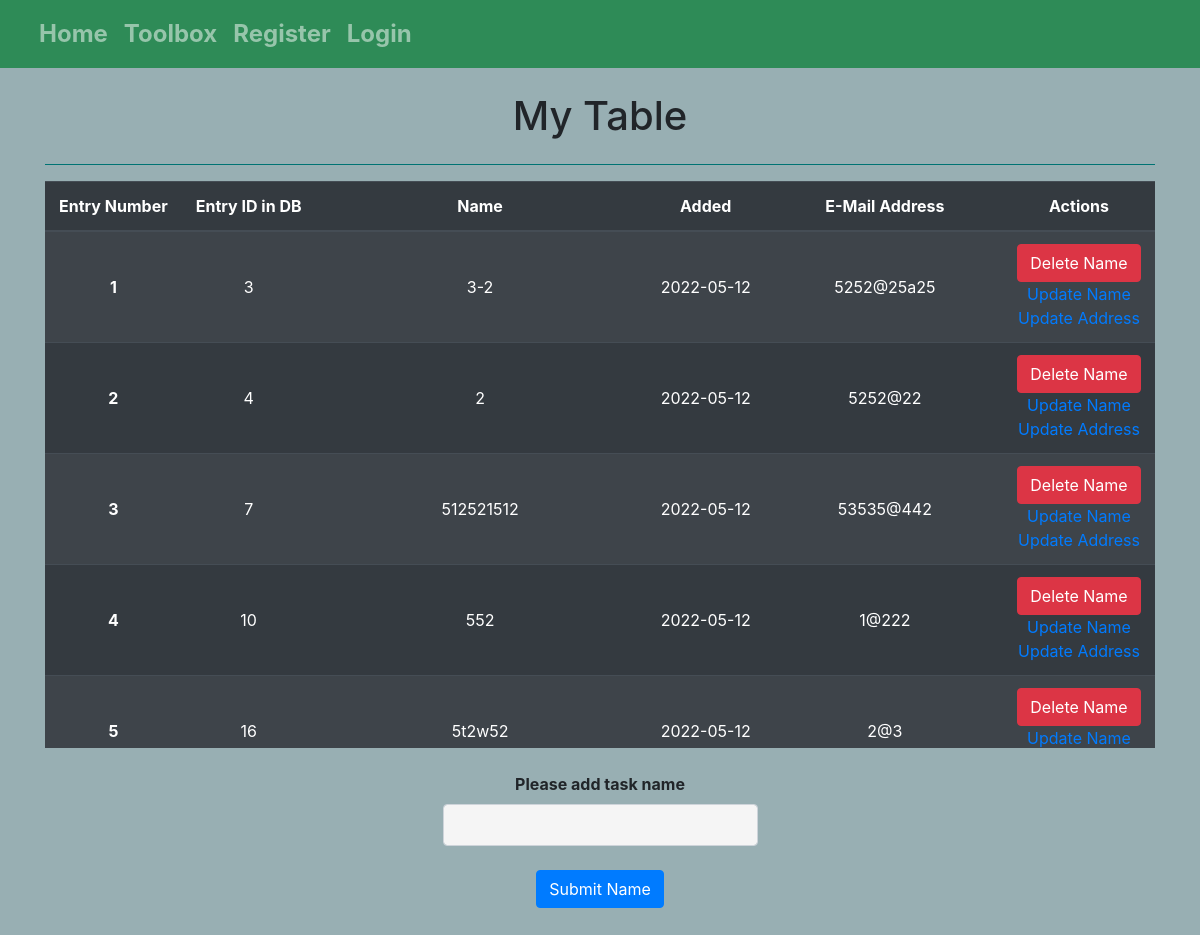
The page / on the database its author committed.
### app.py (models this page shows, shortened)
class MyTask(db.Model):
    id = db.Column(db.Integer, primary_key=True)  # Unique Identifier for each table record (PRIMARY KEY)
    name = db.Column(db.String(50), nullable=False)
    email_address = db.Column(db.String(50))
    date_created = db.Column(db.DateTime, default=datetime.utcnow)

### app.py (the view)
@app.route('/', methods=['GET'])
def home():
    form = NameForm()
    if request.method == 'GET':
        tasks = MyTask.query.order_by(MyTask.date_created).all()
        print(name)
        return render_template('home.html', tasks=tasks,
                               form=form)
    else:
        return Response('Encountered an error while getting home', status=404)

### forms.py
class NameForm(FlaskForm):
    name = StringField("Please add task name", validators=[DataRequired()])
    submit = SubmitField("Submit Name")

### templates/home.html (shortened to what this page needs)
{% extends 'template_to_inherit.html' %}
{% block body %}
{% if tasks|length < 1 %}
            <p style="font-size: 150%; color: red; text-align: center">There are no entries... Please fill in an entry name in the form.</p>
{% else %}
<div class="container">
    <h1 style="text-align: center;">My Table</h1>
    <div style="overflow-y:scroll; height:600px;">
        <hr color="teal">
            <table class="table table-striped table-dark table-hover .table-sm ">
                <thead>
                    <tr>
                        <th scope="col" class="align-middle text-center">Entry Number</th>
                        <th scope="col" class="align-middle text-center">Entry ID in DB</th>
                        <th scope="col" class="align-middle text-center">Name</th>
                        <th scope="col" class="align-middle text-center">Added</th>
                        <th scope="col" class="align-middle text-center">E-Mail Address</th>
                        <th scope="col" class="align-middle text-center">Actions</th>
                    </tr>
                </thead>
                <tbody>
                {% for task in tasks %}
                    <tr>
                        <th scope="row" class="align-middle text-center">{{ loop.index0 + 1 }}</th>
                        <td class="align-middle text-center">{{ task.id }}</td>
                        <td class="align-middle text-center">{{ task.name }}</td>
                        <td class="align-middle text-center">{{ task.date_created.date() }}</td>
                        <td class="align-middle text-center"> {% if task.email_address is not none %}  {{  task.email_address }}  {% endif %}  </td>
                        <td class="align-middle text-center">
                            <a class="btn btn-danger" href="/delete/{{task.id}}" onclick="return confirm('Are you sure you want to delete this entry?');">Delete Name</a>
                            <br>
                            <a href="/update/name/{{task.id}}">Update Name</a>
                            <br>
                            <a href="/update/address/{{task.id}}">Update Address</a>
                        </td>
                    </tr>
                {% endfor %}
                </tbody>
            </table>
        {% endif %}
    </div>
    <br>
    <div class="d-flex justify-content-center" style="text-align: center;">
        <form action="/" method="POST">
            <strong>
            {{ form.name.label(
                class='form-label') }}
            </strong>
            <br>
            {{ form.name(
            class='form-control col-sm-20') }}
            {{ form.submit(
            class='btn btn-primary') }}
        </form>
    </div>
</div>
{% endblock %}

### templates/template_to_inherit.html (shortened to what this page needs)
<!DOCTYPE html>
<html lang="en">
<head>
    <link rel="stylesheet" href="https://cdn.jsdelivr.net/npm/bootstrap@4.3.1/dist/css/bootstrap.min.css"
>
    <link rel="stylesheet" href="{{ url_for('static', filename='css/css_after_bootstrap.css') }}">
    <nav class="navbar navbar-expand-lg navbar-dark" style="background-color: #2E8B57;">
        <div class="container-fluid">
            <div class="collapse navbar-collapse" id="navbarNav" style="font-weight: bold; font-size: 150%;">
                <ul class="navbar-nav">
                    <li class="nav-item">
                        <a class="nav-link" href="/">Home</a>
                    </li>
                    <li class="nav-item">
                        <a class="nav-link" href="/toolbox/" id="button_toolbox">Toolbox</a>
                    </li>
                {% if current_user.is_authenticated %}
                    <li class="nav-item">
                        <a class="nav-link" href="{{url_for('profile')}}" id="button_profile">Profile</a>
                    </li>
                    <li class="nav-item">
                        <a class="nav-link" href="{{url_for('logout')}}" id="button_logout">Logout</a>
                    </li>
                    {% if current_user.id == 26 %}
                    <li class="nav-item">
                        <a class="nav-link" href="{{url_for('admin')}}" id="button_admin">ADMIN</a>
                    </li>
                    {% endif %}
                {% else %}
                    <li class="nav-item">
                        <a class="nav-link" href="/register/" id="button_register">Register</a>
                    </li>
                    <li class="nav-item">
                        <a class="nav-link" href="/login/" id="button_login">Login</a>
                    </li>
                {% endif %}
                </ul>
            </div>
        </div>
    </nav>
    <br>
</head>
<body>
    {% block body %}
    {% endblock %}
</body>
</html>

### rows shown on the page
MyTask: id "3", name "3-2", date_created "2022-05-12", email_address "5252@25a25"
MyTask: id "4", name "2", date_created "2022-05-12", email_address "5252@22"
MyTask: id "7", name "512521512", date_created "2022-05-12", email_address "53535@442"
MyTask: id "10", name "552", date_created "2022-05-12", email_address "1@222"
MyTask: id "16", name "5t2w52", date_created "2022-05-12", email_address "2@3"
